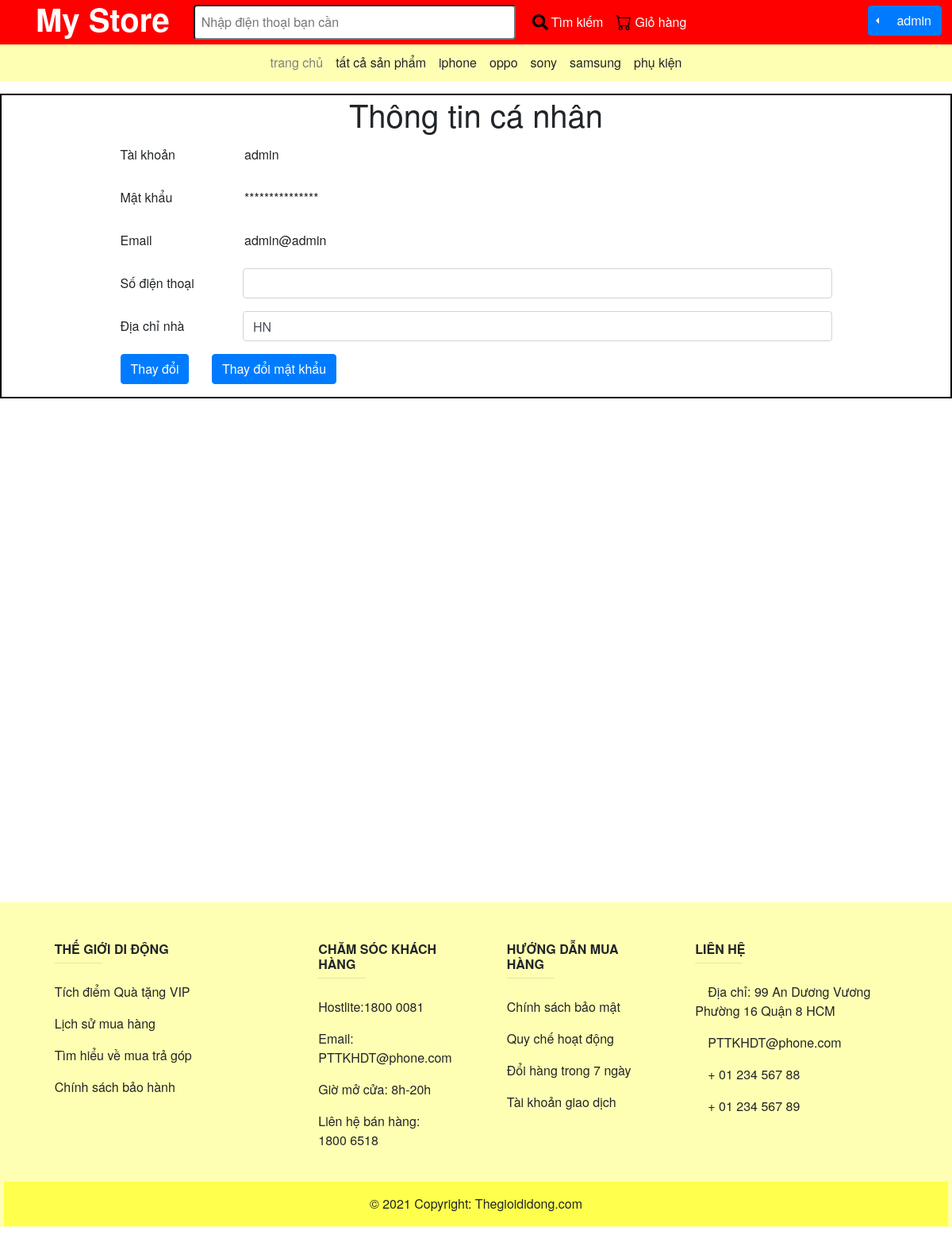
/body.php?action=thongtincanhan (signed in), run on the app's committed database.
### tables this page shows
CREATE TABLE `loaisp` (
  `MaLoaiSP` varchar(30) NOT NULL,
  `TenLoaiSP` varchar(30) NOT NULL
);

CREATE TABLE `user` (
  `MaKhachHang` int(100) NOT NULL,
  `UserName` varchar(300) NOT NULL,
  `Password` varchar(100) NOT NULL,
  `DiaChi` varchar(300) NOT NULL,
  `Email` varchar(100) NOT NULL,
  `SDT` varchar(100) NOT NULL,
  `Quyen` varchar(100) DEFAULT NULL,
  `TrangThai` varchar(30) NOT NULL,
  `tenKH` varchar(100) NOT NULL DEFAULT 'khachhang'
);

### DataProvider.php (called while the page is built, shortened)
<?php
function query($sql)
{
	$data = [];
	$conn = mysqli_connect("localhost", "root", "", "phone");
	mysqli_query($conn, "set names 'utf8'");
	$res = mysqli_query($conn, $sql);
	while ($row = mysqli_fetch_array($res)) {
		array_push($data, $row);
	}
	return $data;
}

### thongtin.php (the view, shortened to what this page needs)
<div class="border1" style="border:#000000 solid 2px;">
	<div class="border3">
		<?php
		require_once('./DataProvider.php');
		if (isset($_SESSION['member']))
			$sql = "SELECT * FROM user where UserName='" . $_SESSION['member'] . "'";
		$res = query($sql);
		$row = $res[0];
		?>
		<h1 class="text-center">
			Thông tin cá nhân
		</h1>
		<form action="suathongtin.php" method="post" class="w-75 mx-auto" onsubmit="return checkinput()" id="myform">
			<div class="form-group row">
				<label for="staticEmail" class="col-sm-2 col-form-label">Tài khoản</label>
				<div class="col-sm-10">
					<input type="text" disabled class="form-control-plaintext" value="<?php echo $row['UserName']; ?>">
				</div>
			</div>
			<div class="form-group row">
				<label for="staticEmail" class="col-sm-2 col-form-label">Mật khẩu</label>
				<div class="col-sm-10">
					<input type="text" disabled class="form-control-plaintext" value="***************">
				</div>
			</div>
			<div class="form-group row">
				<label for="Email" class="col-sm-2 col-form-label">Email</label>
				<div class="col-sm-10">
					<input type="email" name="Email" class="form-control-plaintext" id="Email" value="<?php echo $row['Email']; ?>">
				</div>
			</div>
			<div class="form-group row">
				<label for="SDT" class="col-sm-2 col-form-label">Số điện thoại</label>
				<div class="col-sm-10">
					<input type="text" name="SDT" class="form-control" id="SDT" value="<?php echo $row['SDT']; ?>">
				</div>
			</div>
			<div class="form-group row">
				<label for="DiaChi" class="col-sm-2 col-form-label">Địa chỉ nhà</label>
				<div class="col-sm-10">
					<input type="text" class="form-control" name="DiaChi" id="DiaChi" value="<?php echo $row['DiaChi']; ?>">
				</div>
			</div>
			<input type="submit" value="Thay đổi" class="btn btn-primary">
			<a class="btn btn-primary ml-4 " href="doimatkhau.php">Thay đổi mật khẩu</a>
		</form>
	</div>
</div>

### header.php (shortened to what this page needs)
<?php
require_once('./DataProvider.php');
?>
<div class="stick">
	<li class="nav-item active btn float-right ">
		<?php
		if (!isset($_SESSION['member'])) {
			echo '
						<a href="dangnhap.php">
							<button  class=" btn btn-primary">
								Đăng nhập
				   			</button>
						</a>';
		} else {
			echo '
		<div class="btn-group">
        <div class="btn-group dropleft" role="group">
            <button type="button" class="btn btn-primary dropdown-toggle dropdown-toggle-split" data-toggle="dropdown" aria-haspopup="true" aria-expanded="false">
                <span class="sr-only">  ' . $_SESSION['member'] . '</span>
            </button>
            <div class="dropdown-menu">
                <a class="dropdown-item" href="logout.php">Thoát</a>
                <a class="dropdown-item" href="body.php?action=thongtincanhan">Xem thông tin cá nhân</a>
                <a class="dropdown-item" href="body.php?action=danhsachhoadonmuahang">Xem danh sách đơn hàng</a>
            </div>
        </div>
        <button type="button" class="btn btn-primary">
            <span class="">' . $_SESSION['member'] . '</span>
        </button>
    </div>';
		}
		?>
	</li>
	<div style="background-color: red;">
		<div class="container">
			<div class="row">
				<h1 class="font-weight-bold text-white">
				</h1>
				<?php
				if ($_SESSION['Quyen'] == "" || $_SESSION['Quyen'] == "customer") { ?>
					<div class="form-inline my-2 col-9 my-lg-0 ">
						<div class="col-7 position-relative">
							<input class="col-12  p-2  rounded mr-sm-2 "  onclick="display()" onkeyup="goiytimkiem(this)" type="search" placeholder="Nhập điện thoại bạn cần" aria-label="Search" name="nameSP" id="timkiem">
						</div>
						<div class="btn mr-1 hover_btn" onclick="sea()">
							<div class="row px-2 ">
								<img style="width: 20px;;" src="Images\svg\search-solid.svg" class="" alt="" srcset="">
								<div class="ml-1 text-white">Tìm kiếm</div>
							</div>
						</div>
						<a href="giohang.php " class=" btn mr-1 hover_btn">
							<div class="row px-2 hover_btn">
								<img style="width: 20px;;" src="Images\svg\cart-shopping-solid.svg" class="" alt="" srcset="">
								<div class="ml-1 text-white ">Giỏ hàng</div>
							</div>
						</a>
					</div>
				<?php } ?>
			</div>
		</div>
	</div>
	<?php
	switch ($_SESSION['Quyen']) {
		default:
			echo '
			<div class="center header-nav mb-3 ">
				<a class="header-nav-link btn" href="index.php">trang chủ</a>
				<a class="header-nav-link btn" onclick="phantrangAjax(\'\', 1)">tất cả sản phẩm</a>
			';
			$sql = 'SELECT COUNT(*) as s, loaisp.MaLoaiSP as MaLoaiSP, loaisp.TenLoaiSP as TenLoaiSP
					FROM loaisp, sanpham
					WHERE loaisp.MaloaiSP <> "pk" AND loaisp.MaLoaiSP = sanpham.MaLoaiSP And sanpham.SLTon > 0
					GROUP BY loaisp.MaLoaiSP
					HAVING s>0';
			$data = query($sql);
			for ($i = 0; $i < count($data); $i++) {
				$MaLoaiSP = $data[$i]['MaLoaiSP'];
				$TenLoaiSP = $data[$i]['TenLoaiSP'];
				echo '<a class="header-nav-link btn" onclick="phantrangAjax(\'' . $MaLoaiSP . '\', 0)">' . $TenLoaiSP . '</a>';
			}
			$sql = 'SELECT COUNT(*) as s, loaisp.MaLoaiSP as MaLoaiSP, loaisp.TenLoaiSP as TenLoaiSP
					FROM loaisp, sanpham
					WHERE loaisp.MaloaiSP = "pk" AND loaisp.MaLoaiSP = sanpham.MaLoaiSP And sanpham.SLTon > 0
					GROUP BY loaisp.MaLoaiSP
					HAVING s>0';
			$data = query($sql);
			for ($i = 0; $i < count($data); $i++) {
				$MaLoaiSP = $data[$i]['MaLoaiSP'];
				$TenLoaiSP = $data[$i]['TenLoaiSP'];
				echo '<a class="header-nav-link btn" onclick="phantrangAjax(\'' . $MaLoaiSP . '\', 0)">' . $TenLoaiSP . '</a>';
			}
			echo '</div>';
			break;
	}
	?>
</div>

### css/header.css (style rules this page uses)
.center { justify-content: center; display: flex; align-items: center; }
.stick { position: -webkit-sticky; position: sticky; top: 0; z-index: 99; }
.header-nav { background-color: #ffffb3; font-weight: bold; }
.header-nav-link { padding: 10px 0px; margin: 0px 7px; }

### data on the page
loaisp: TenLoaiSP "iphone"
loaisp: TenLoaiSP "oppo"
loaisp: TenLoaiSP "sony"
loaisp: TenLoaiSP "samsung"
loaisp: TenLoaiSP "phụ kiện"
user: UserName "admin", Email "admin@admin", DiaChi "HN"

### other printed values
$_SESSION['member'] "admin"
